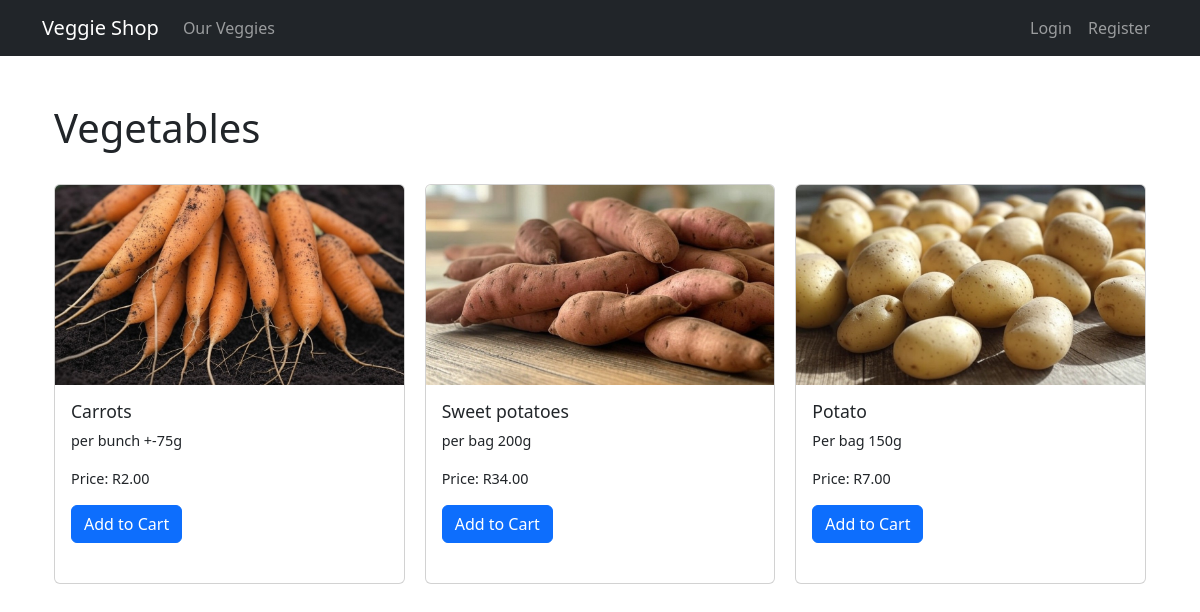
Page /list/ on the committed database.
### cart/models.py (models this page shows, shortened)
class Vegetable(models.Model):
    name = models.CharField(max_length=100)
    price = models.DecimalField(max_digits=6, decimal_places=2)  # Changed from price_per_kg
    description = models.TextField()
    image = models.ImageField(upload_to='vegetables/', blank=True, null=True)

### cart/views.py (the view)
# urls.py: path('list/', views.VegetableListView.as_view(), name='vegetable_list'),
class VegetableListView(ListView):
    model = Vegetable
    template_name = 'cart/vegetable_list.html'
    context_object_name = 'vegetables'

### cart/templates/cart/vegetable_list.html (shortened to what this page needs)
{% extends "base.html" %}
{% block content %}
<div class="container mt-5">
    <h1>Vegetables</h1>
    <div class="row g-4">
        {% for vegetable in vegetables %}
        <div class="col-md-4">
            <div class="card">
                {% if vegetable.image %}
                <img src="{{ vegetable.image.url }}" class="card-img-top" alt="{{ vegetable.name }}">
                {% endif %}
                <div class="card-body">
                    <h5 class="card-title">{{ vegetable.name }}</h5>
                    <p class="card-text">{{ vegetable.description }}</p>
                    <p class="card-text">Price: R{{ vegetable.price }}</p>
                    <form method="post" action="{% url 'add_to_cart' vegetable.id %}">
                        <button type="submit" class="btn btn-primary">Add to Cart</button>
                    </form>
                </div>
            </div>
        </div>
        {% endfor %}
    </div>
</div>
{% endblock %}

### cart/templates/cart/vegetable_list.html (style rules this page uses)
.card { width: 100%; height: 400px; display: flex; flex-direction: column; margin-bottom: 20px; transition: transform 0.2s; }
.card-img-top { width: 100%; height: 200px; object-fit: cover; }
.card-body { flex: 1; display: flex; flex-direction: column; padding: 1rem; overflow: hidden; }
.card-title { font-size: 1.1rem; margin-bottom: 0.5rem; }
.card-text { font-size: 0.9rem; overflow: hidden; text-overflow: ellipsis; display: -webkit-box; -webkit-line-clamp: 3; -webkit-box-orient: vertical; }
.row { display: flex; flex-wrap: wrap; margin: -10px; }
.col-md-4 { padding: 10px; flex: 0 0 33.333333%; max-width: 33.333333%; }

### rows in the picture
Vegetable: image (picture), name "Carrots", description "per bunch +-75g", price "2.00"
Vegetable: image (picture), name "Sweet potatoes", description "per bag 200g", price "34.00"
Vegetable: image (picture), name "Potato", description "Per bag 150g", price "7.00"
